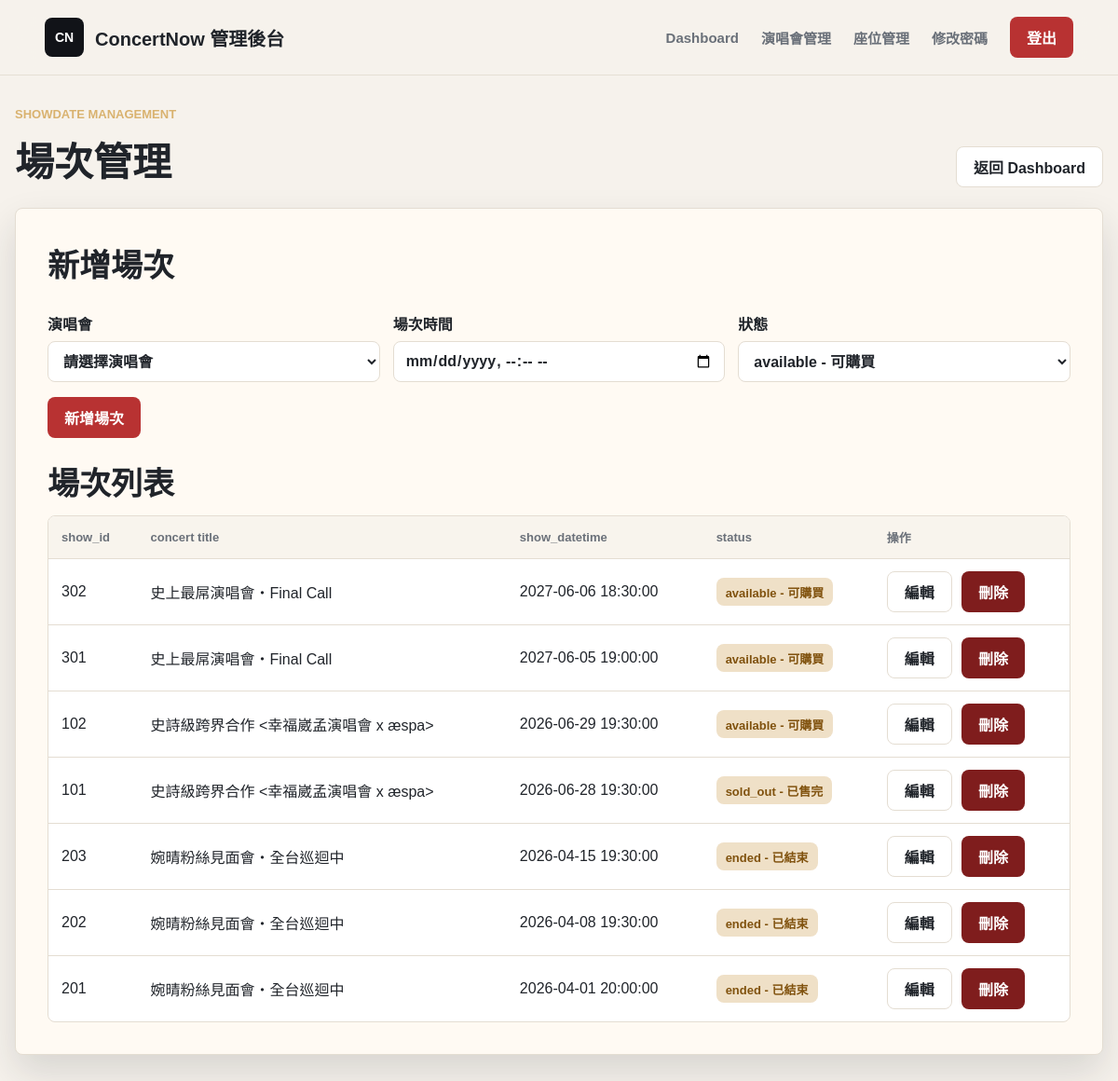
Page /manager/shows.php (signed in) on the committed database.
### tables this page shows
CREATE TABLE ShowDate (
    show_id INT AUTO_INCREMENT PRIMARY KEY,
    concert_id INT NOT NULL,                          
    show_datetime DATETIME NOT NULL,                  
    status VARCHAR(50) DEFAULT 'available',           
    FOREIGN KEY (concert_id) REFERENCES Concert(concert_id) ON DELETE CASCADE
);

CREATE TABLE Concert (
    concert_id INT AUTO_INCREMENT PRIMARY KEY,
    organizer_id INT NULL,                           
    artist VARCHAR(100) NOT NULL,                     
    title VARCHAR(255) NOT NULL,                      
    venue VARCHAR(100) NOT NULL,                      
    concert_address VARCHAR(255) NOT NULL,                    
    image VARCHAR(255),                               
    sale_start DATETIME NOT NULL,                     
    sale_end DATETIME NOT NULL,                       
    description TEXT,                                 
    notice TEXT,                                      
    created_at TIMESTAMP DEFAULT CURRENT_TIMESTAMP,
    FOREIGN KEY (organizer_id) REFERENCES Organizer(organizer_id) ON DELETE SET NULL
);

### includes/manager_auth.php (called while the page is built, shortened)
<?php
function h($value)
{
    return htmlspecialchars((string) $value, ENT_QUOTES, 'UTF-8');
}

### manager/shows.php (the view, shortened to what this page needs)
<?php
require_once __DIR__ . '/../includes/manager_auth.php';
require_once __DIR__ . '/../includes/db_config.php';
$allowedStatuses = ['available', 'sold_out', 'ended'];
$statusLabels = [
    'available' => '可購買',
    'sold_out' => '已售完',
    'ended' => '已結束',
];
$errors = [];
$shows = [];
$editShow = null;
$dbReady = $pdo instanceof PDO;
if ($dbReady) {
    try {
        $stmt = $pdo->query(
            'SELECT s.show_id, s.concert_id, s.show_datetime, s.status, c.title AS concert_title
             FROM ShowDate s
             INNER JOIN Concert c ON c.concert_id = s.concert_id
             ORDER BY s.show_datetime DESC, s.show_id DESC'
        );
        $shows = $stmt->fetchAll();
    } catch (PDOException $exception) {
        error_log('Fetch shows failed: ' . $exception->getMessage());
        $errors[] = '讀取場次列表失敗，請稍後再試。';
    }
}
$isEditing = is_array($editShow);
$formTitle = $isEditing ? '編輯場次' : '新增場次';
$formDateTime = $isEditing ? showDateTimeInputValue($editShow['show_datetime'] ?? '') : ($_POST['show_datetime'] ?? '');
$formStatus = $isEditing ? ($editShow['status'] ?? 'available') : ($_POST['status'] ?? 'available');
?>
<!doctype html>
<html lang="zh-Hant">
<head>
    <link rel="stylesheet" href="../assets/css/style.css">
</head>
<body>
    <header class="site-header">
        <a class="brand" href="/concert_system/manager/dashboard.php" aria-label="ConcertNow 管理後台">
            <span class="brand-mark">CN</span>
            <span>ConcertNow 管理後台</span>
        </a>
        <nav class="main-nav" aria-label="管理功能">
            <a href="/concert_system/manager/dashboard.php">Dashboard</a>
            <a href="/concert_system/manager/concerts.php">演唱會管理</a>
            <a href="/concert_system/manager/seats.php">座位管理</a>
            <a href="/concert_system/manager/change_password.php">修改密碼</a>
            <a class="login-button" href="/concert_system/manager/logout.php">登出</a>
        </nav>
    </header>
    <main class="concert-section manager-shows">
        <div class="section-title">
            <div>
                <p>ShowDate Management</p>
                <h2>場次管理</h2>
            </div>
            <a class="secondary-action" href="/concert_system/manager/dashboard.php">返回 Dashboard</a>
        </div>
        <section class="placeholder-card shows-panel">
            <div class="shows-layout">
                <form class="shows-form" method="post" action="/concert_system/manager/shows.php">
                    <h1><?= h($formTitle) ?></h1>
                    <div class="shows-form-grid">
                        <label>
                            演唱會
                            <select name="concert_id" required <?= !$dbReady ? 'disabled' : '' ?>>
                                <option value="">請選擇演唱會</option>
                            </select>
                        </label>
                        <label>
                            場次時間
                            <input type="datetime-local" name="show_datetime" value="<?= h($formDateTime) ?>" required <?= !$dbReady ? 'disabled' : '' ?>>
                        </label>
                        <label>
                            狀態
                            <select name="status" required <?= !$dbReady ? 'disabled' : '' ?>>
                                <?php foreach ($allowedStatuses as $status): ?>
                                    <option value="<?= h($status) ?>" <?= $formStatus === $status ? 'selected' : '' ?>>
                                        <?= h($status) ?> - <?= h($statusLabels[$status]) ?>
                                    </option>
                                <?php endforeach; ?>
                            </select>
                        </label>
                    </div>
                    <div class="shows-actions">
                        <button class="placeholder-link" type="submit" <?= !$dbReady ? 'disabled' : '' ?>>
                            <?= $isEditing ? '更新場次' : '新增場次' ?>
                        </button>
                    </div>
                </form>
                <div>
                    <h1>場次列表</h1>
                    <div class="table-wrap">
                        <?php if ($shows): ?>
                            <table class="shows-table">
                                <thead>
                                    <tr>
                                        <th>show_id</th>
                                        <th>concert title</th>
                                        <th>show_datetime</th>
                                        <th>status</th>
                                        <th>操作</th>
                                    </tr>
                                </thead>
                                <tbody>
                                    <?php foreach ($shows as $show): ?>
                                        <tr>
                                            <td><?= h($show['show_id']) ?></td>
                                            <td><?= h($show['concert_title']) ?></td>
                                            <td><?= h($show['show_datetime']) ?></td>
                                            <td>
                                                <span class="status-pill">
                                                    <?= h($show['status']) ?> - <?= h($statusLabels[$show['status']] ?? $show['status']) ?>
                                                </span>
                                            </td>
                                            <td>
                                                <div class="table-actions">
                                                    <a class="secondary-action" href="/concert_system/manager/shows.php?edit_id=<?= h($show['show_id']) ?>">編輯</a>
                                                    <form method="post" action="/concert_system/manager/shows.php" onsubmit="return confirm('確定要刪除此場次嗎？');">
                                                        <button class="danger-action" type="submit">刪除</button>
                                                    </form>
                                                </div>
                                            </td>
                                        </tr>
                                    <?php endforeach; ?>
                                </tbody>
                            </table>
                        <?php else: ?>
                            <div class="empty-row">目前沒有場次資料。</div>
                        <?php endif; ?>
                    </div>
                </div>
            </div>
        </section>
    </main>
</body>
</html>

### assets/css/style.css (style rules this page uses)
:root { --bg: #f6f2ec; --surface: #fffaf3; --text: #20242a; --muted: #6a7079; --line: #e4ddd2; --accent: #b83232; --accent-dark: #8f2323; --ink: #111318; --shadow: 0 18px 40px rgba(31, 35, 40, 0.14); }
* { box-sizing: border-box; }
html { scroll-behavior: smooth; }
body { margin: 0; min-height: 100vh; background: var(--bg); color: var(--text); font-family: "PingFang TC", "Noto Sans TC", "Microsoft JhengHei", Arial, sans-serif; }
button, input[type="button"], input[type="submit"], input[type="reset"], .login-button, .primary-action, .ticket-link, .secondary-action, .disabled-action, .seat-zone-action, .show-select-action, .placeholder-link, .auth-submit, .danger-action { font-size: max(16px, 1em) !important; }
a { color: inherit; text-decoration: none; }
.site-header { position: sticky; top: 0; z-index: 20; display: flex; align-items: center; justify-content: space-between; gap: 24px; width: 100%; padding: 18px clamp(18px, 4vw, 56px); background: rgba(246, 242, 236, 0.92); border-bottom: 1px solid rgba(228, 221, 210, 0.9); backdrop-filter: blur(16px); }
.brand { display: inline-flex; align-items: center; gap: 12px; font-size: 20px; font-weight: 800; letter-spacing: 0; }
.brand-mark { display: inline-grid; place-items: center; width: 42px; height: 42px; color: #fff; background: var(--ink); border-radius: 8px; font-size: 14px; }
.main-nav { display: flex; align-items: center; gap: clamp(12px, 2vw, 28px); color: var(--muted); font-size: 15px; font-weight: 700; }
.login-button, .primary-action, .ticket-link, .secondary-action, .disabled-action, .seat-zone-action, .show-select-action, .placeholder-link, .auth-submit { display: inline-flex; align-items: center; justify-content: center; min-height: 44px; padding: 0 18px; border: 0; border-radius: 8px; background: var(--accent); color: #fff; font-weight: 800; cursor: pointer; }
.secondary-action { border: 1px solid var(--line); background: #fff; color: var(--text); }
.slide-kicker, .section-title p { margin: 0 0 10px; color: #d9b26f; font-size: 13px; font-weight: 900; letter-spacing: 0; text-transform: uppercase; }
.concert-section { width: min(1180px, calc(100% - 32px)); margin: 64px auto 72px; }
.section-title { display: flex; align-items: end; justify-content: space-between; gap: 20px; margin-bottom: 22px; }
.section-title h2 { margin: 0; color: var(--text); font-size: clamp(28px, 4vw, 42px); letter-spacing: 0; }
.placeholder-card { width: min(620px, 100%); padding: 34px; border: 1px solid var(--line); border-radius: 8px; background: var(--surface); box-shadow: var(--shadow); }
.placeholder-card h1 { margin: 0 0 12px; font-size: 34px; }
.danger-action { border-color: #e2b4b4; color: #9a2525; font-size: 17px; }

### manager/shows.php (style rules this page uses)
.manager-shows { margin-top: 34px; }
.shows-panel { width: 100%; max-width: none; }
.shows-layout { display: grid; gap: 22px; }
.shows-form { display: grid; gap: 16px; }
.shows-form-grid { display: grid; grid-template-columns: repeat(3, minmax(0, 1fr)); gap: 14px; }
.shows-form label { display: grid; gap: 7px; font-weight: 800; }
.shows-form select, .shows-form input { width: 100%; min-height: 44px; padding: 10px 12px; border: 1px solid var(--line); border-radius: 8px; background: #fff; color: var(--text); font: inherit; }
.shows-actions, .table-actions { display: flex; flex-wrap: wrap; gap: 10px; align-items: center; }
.table-wrap { overflow-x: auto; border: 1px solid var(--line); border-radius: 8px; background: #fff; }
.shows-table { width: 100%; border-collapse: collapse; min-width: 760px; }
.shows-table th, .shows-table td { padding: 13px 14px; border-bottom: 1px solid var(--line); text-align: left; vertical-align: middle; white-space: nowrap; }
.shows-table th { background: #f8f4ed; color: var(--muted); font-size: 13px; font-weight: 900; }
.shows-table tr:last-child td { border-bottom: 0; }
.status-pill { display: inline-flex; align-items: center; min-height: 30px; padding: 0 10px; border-radius: 8px; background: #efe0c7; color: #80520e; font-size: 13px; font-weight: 900; }
.danger-action { display: inline-flex; align-items: center; justify-content: center; min-height: 44px; padding: 0 18px; border: 0; border-radius: 8px; background: #7f1d1d; color: #fff; font-weight: 800; cursor: pointer; }

### rows in the picture
showdate: show_id "302", concert.title "史上最屌演唱會・Final Call", show_datetime "2027-06-06 18:30:00", status "available", status "可購買"
showdate: show_id "301", concert.title "史上最屌演唱會・Final Call", show_datetime "2027-06-05 19:00:00", status "available", status "可購買"
showdate: show_id "102", concert.title "史詩級跨界合作 <幸福崴孟演唱會 x æspa>", show_datetime "2026-06-29 19:30:00", status "available", status "可購買"
showdate: show_id "101", concert.title "史詩級跨界合作 <幸福崴孟演唱會 x æspa>", show_datetime "2026-06-28 19:30:00", status "sold_out", status "已售完"
showdate: show_id "203", concert.title "婉晴粉絲見面會・全台巡迴中", show_datetime "2026-04-15 19:30:00", status "ended", status "已結束"
showdate: show_id "202", concert.title "婉晴粉絲見面會・全台巡迴中", show_datetime "2026-04-08 19:30:00", status "ended", status "已結束"
showdate: show_id "201", concert.title "婉晴粉絲見面會・全台巡迴中", show_datetime "2026-04-01 20:00:00", status "ended", status "已結束"

### other values in the picture
$formTitle "新增場次"
form field status "available - 可購買"
